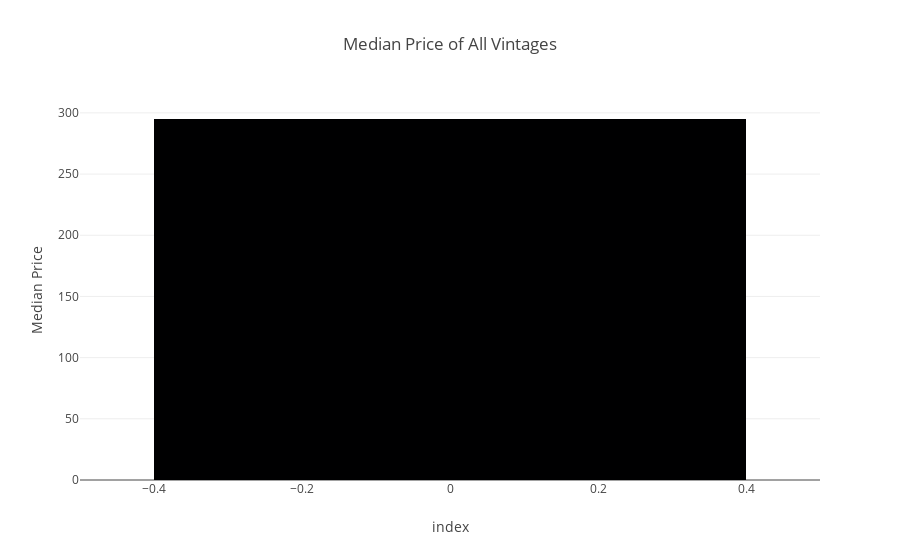

The code cell stored with this chart in its notebook:
### Code cell
import sqlite3
import pandas as pd
import plotly.express as px

# Connect to SQLite database
conn = sqlite3.connect('../data/vivino.db')

# Create a cursor object
cur = conn.cursor()

cur.execute("""
    SELECT
        AVG(price_euros) AS median_price_euros
    FROM (
        SELECT
            price_euros,
            ROW_NUMBER() OVER (ORDER BY price_euros) AS row_num,
            COUNT(*) OVER () AS total_rows
        FROM
            vintages
) AS middle_values
WHERE
    middle_values.row_num = (middle_values.total_rows + 1) / 2
    OR middle_values.row_num = (middle_values.total_rows + 2) / 2;
""")

# Fetch the query result
query_result = cur.fetchall()

# Create a DataFrame from the query result
df = pd.DataFrame(query_result, columns=['median_price_euros'])

# Close the database connection
conn.close()

# Create a bar plot using Plotly Express
bar_plot = px.bar(df, y='median_price_euros', labels={'median_price_euros': 'Median Price'},
                  title='Median Price of All Vintages')
bar_plot.show()

### Figure 1 — Plotly figure (JSON) as saved in the notebook; plotly's stock layout.template omitted (floating-point values rounded to 4 significant figures)
{"data": [{"alignmentgroup": "True", "hovertemplate": "index=%{x}<br>Median Price=%{y}<extra></extra>", "legendgroup": "", "marker": {"color": "#000001", "pattern": {"shape": ""}}, "name": "", "offsetgroup": "", "orientation": "v", "showlegend": false, "textposition": "auto", "type": "bar", "x": [0], "xaxis": "x", "y": [295], "yaxis": "y"}], "layout": {"barmode": "relative", "legend": {"tracegroupgap": 0}, "title": {"text": "Median Price of All Vintages"}, "xaxis": {"anchor": "y", "domain": [0, 1], "title": {"text": "index"}}, "yaxis": {"anchor": "x", "domain": [0, 1], "title": {"text": "Median Price"}}}}
